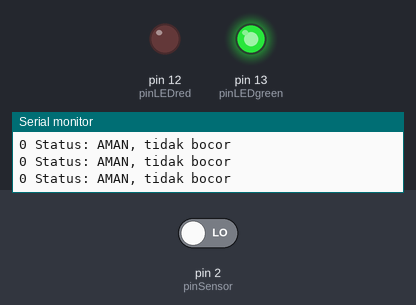
This sketch was run on a simulated Arduino Uno, built with avr-gcc and run on an emulated ATmega328P. Shown: output pins drawn as LEDs (lit = HIGH), the last lines printed to the serial monitor. The inputs (shaded band) are chosen by the test bench; at power-on: pin 2 (pinSensor) LOW.

Above: at 1.2 s.
1.3 s: pin 2 (pinSensor) driven HIGH
At 2.1 s:
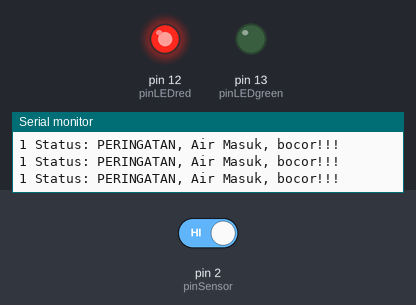
2.8 s: pin 2 (pinSensor) driven LOW
At 3.5 s:
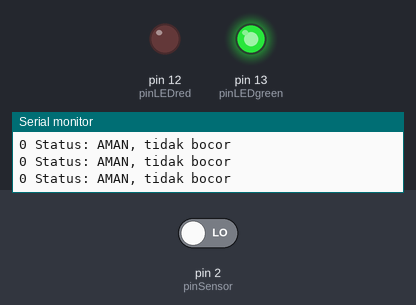
Timing chart, 0 to 5.8 s (numbered marks = the images above; inputs shaded):
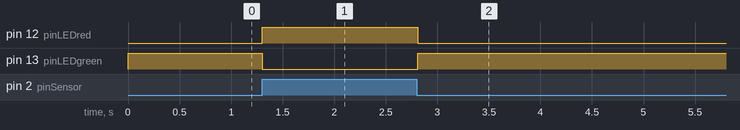

Measured:
- after the input at 1.3 s, pin 12 (pinLEDred): LOW → HIGH at once; pin 13 (pinLEDgreen): HIGH → LOW at once
- after the input at 2.8 s, pin 12 (pinLEDred): HIGH → LOW at once; pin 13 (pinLEDgreen): LOW → HIGH at once

The sketch:

sketch_nov27a.ino
```cpp
int pinSensor=2; //pin digital 2
int pinLEDgreen=13; //menampilkan status aman (hijau)
int pinLEDred=12; //menampilkan status bahaya (merah)

void setup() {
  // put your setup code here, to run once:
Serial.begin(9600);
pinMode(pinSensor,INPUT);
pinMode(pinLEDgreen,OUTPUT);
pinMode(pinLEDred,OUTPUT);
}

void loop() {
  // put your main code here, to run repeatedly:
int nilai = digitalRead(pinSensor);
Serial.print(nilai);
if (nilai==1){
digitalWrite(pinLEDgreen,LOW); //bila bahaya
digitalWrite(pinLEDred,HIGH);
Serial.println(" Status: PERINGATAN, Air Masuk, bocor!!!");
delay(100);
}
if(nilai==0){
digitalWrite(pinLEDgreen,HIGH); //bila aman
digitalWrite(pinLEDred,LOW);
Serial.println(" Status: AMAN, tidak bocor");
delay(100);
}
}
```
